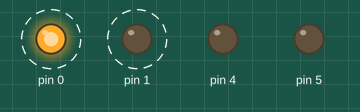
The sketch below on a simulated Arduino Uno, built with avr-gcc and run on an emulated ATmega328P. On the bench: output pins drawn as LEDs (lit = HIGH). Dashed ring = blinking. Pins used as bus, display or sensor lines are not drawn.

Above: at 0.5 s.
Timing chart, 0 to 4.6 s (numbered marks = the images above):
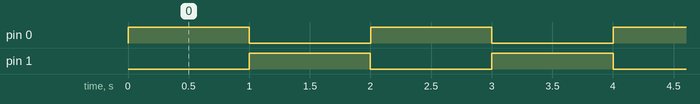

Measured:
- by itself, pin 0: alternates HIGH for 1.0 s and LOW for 1.0 s, 33 changes in all, then stays HIGH
- by itself, pin 1: alternates HIGH for 1.0 s and LOW for 1.0 s, 32 changes in all, then stays LOW

The sketch:

delay-tests.ino
```cpp
/*
  Delay testing.

  Setup: a single LTC sticker

  Expected result:
    LEDs A0-A3 turn on each for exactly 1 second in sequence.
 */

void setup() {
  int i ;
  for( i = 0; i < 6; i++ ) {
    pinMode(i, OUTPUT);
    digitalWrite(i, 0);
  }
}

void loop() {
  int i;
  int curtime;

  while(1) {
    digitalWrite(0, 1);
    delay(1000);
    digitalWrite(0, 0);

    digitalWrite(1, 1);
    curtime = millis();
    while( millis() - curtime < 1000 )
      ;
    digitalWrite(1, 0);

    digitalWrite(2, 1);
    delayMicroseconds(1000000);
    digitalWrite(2, 0);

    digitalWrite(3, 1);
    curtime = micros();
    while( micros() - curtime < 1000000 )
      ;
    digitalWrite(3, 0);
  }

}
```
